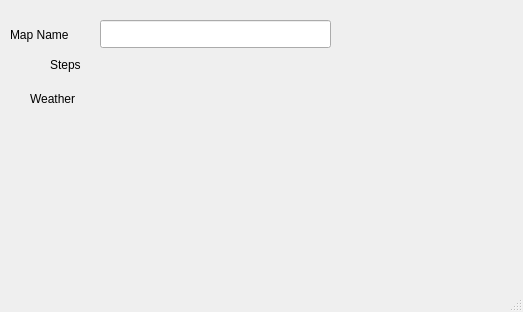
<?xml version="1.0" encoding="UTF-8"?>
<ui version="4.0">
 <class>MapProperties</class>
 <widget class="QMainWindow" name="MapProperties">
  <property name="windowModality">
   <enum>Qt::ApplicationModal</enum>
  </property>
  <property name="geometry">
   <rect>
    <x>0</x>
    <y>0</y>
    <width>523</width>
    <height>312</height>
   </rect>
  </property>
  <property name="sizePolicy">
   <sizepolicy hsizetype="Fixed" vsizetype="Fixed">
    <horstretch>0</horstretch>
    <verstretch>0</verstretch>
   </sizepolicy>
  </property>
  <property name="windowTitle">
   <string>Map Properties</string>
  </property>
  <widget class="QWidget" name="centralwidget">
   <widget class="QLineEdit" name="mapNameBox">
    <property name="geometry">
     <rect>
      <x>100</x>
      <y>20</y>
      <width>231</width>
      <height>28</height>
     </rect>
    </property>
   </widget>
   <widget class="QLabel" name="label">
    <property name="geometry">
     <rect>
      <x>10</x>
      <y>20</y>
      <width>91</width>
      <height>30</height>
     </rect>
    </property>
    <property name="text">
     <string>Map Name</string>
    </property>
   </widget>
   <widget class="QLabel" name="label_2">
    <property name="geometry">
     <rect>
      <x>50</x>
      <y>50</y>
      <width>69</width>
      <height>30</height>
     </rect>
    </property>
    <property name="text">
     <string>Steps</string>
    </property>
   </widget>
   <widget class="QLabel" name="label_3">
    <property name="geometry">
     <rect>
      <x>30</x>
      <y>90</y>
      <width>69</width>
      <height>18</height>
     </rect>
    </property>
    <property name="text">
     <string>Weather</string>
    </property>
   </widget>
  </widget>
  <widget class="QStatusBar" name="statusbar"/>
 </widget>
 <resources/>
 <connections/>
</ui>
